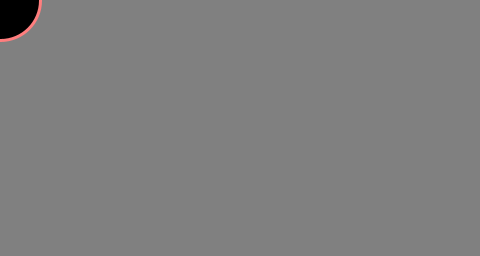
Frame 1 (no input)
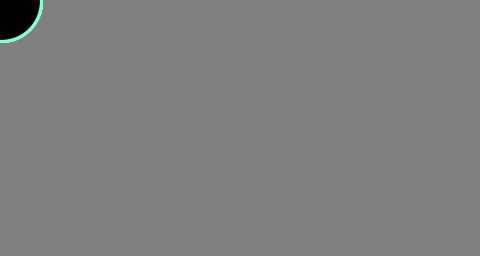
Frame 60 (the mouse pressed at the canvas centre just before this capture)
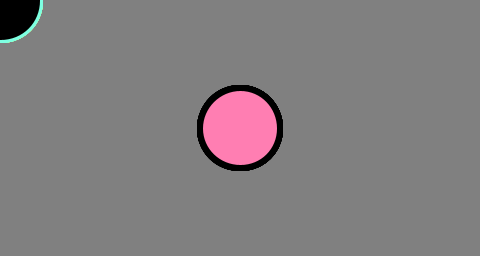
Frame 120 (the mouse held since frame 60 and released just before this capture)

The Processing sketch that drew these frames (run headless with seeded random() and noise(); from frame 60 on, the mouse is pressed at the canvas centre):

// Processing sketch: learning
// ── learning.pde
color color_bkg;

int hue = 0;


void setup(){
  size(480, 256);
  frameRate(60);
  colorMode(HSB);
  strokeWeight(3);
  color_bkg = color(180, 0, 128);
  background(color_bkg);
}

void draw(){
 
 
 float offset = sin(hue/8) * 8;
 
 if(mousePressed){
   fill(hue,128,255);
   stroke(0,0,0);
 } else{
   fill(0,0,0);
   stroke(hue,128,255);
 /*  fill(0,0,255);
   stroke(128,255,128); */
 }
 
 ellipse(mouseX, mouseY, 80+offset/2, 80+offset/2);
 hue = (hue + 2) % 360;
}
